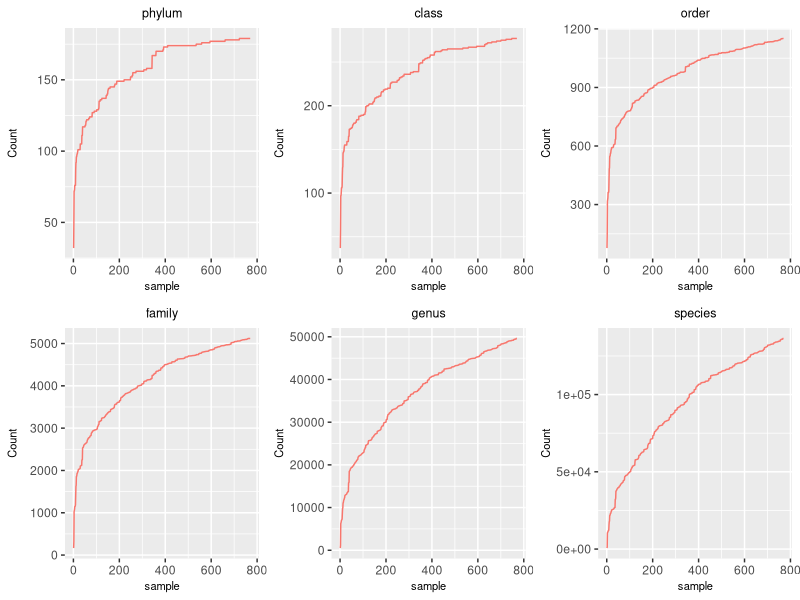

This chart was generated by the following R code:
library(ggplot2)
library(dplyr)
require(gridExtra)
library(grid)
library(cowplot)

dat<-read.table("HGT_count_sample.csv", sep="\t", header=TRUE)
pdf(file="HGT_count_sample_group.pdf", width=7, height=3, onefile=FALSE)

p1 <- ggplot(filter(dat, level %in% 1:1), aes(x = sample, y = HGT_count)) +
  geom_line(aes(color="#F8766D"))+ 
  ylab("Count")+
  ggtitle("phylum")+
  theme(
    plot.title = element_text(size=9, hjust = 0.5),
    axis.title.x = element_text(size=8),
    axis.title.y = element_text(size=8)
  )

p2 <- ggplot(filter(dat, level %in% 2:2), aes(x = sample, y = HGT_count)) +
   geom_line(aes(color="#F8766D"))+ 
   ylab("Count")+
  ggtitle("class")+
  theme(
    plot.title = element_text(size=9, hjust = 0.5),
    axis.title.x = element_text(size=8),
    axis.title.y = element_text(size=8)
  )

p3 <- ggplot(filter(dat, level %in% 3:3), aes(x = sample, y = HGT_count)) +
  geom_line(aes(color="#F8766D"))+ 
  ylab("Count")+
  ggtitle("order")+
  theme(
    plot.title = element_text(size=9, hjust = 0.5),
    axis.title.x = element_text(size=8),
    axis.title.y = element_text(size=8)
  )

p4 <- ggplot(filter(dat, level %in% 4:4), aes(x = sample, y = HGT_count)) +
  geom_line(aes(color="#F8766D"))+ 
  ylab("Count")+
  ggtitle("family")+
  theme(
    plot.title = element_text(size=9, hjust = 0.5),
    axis.title.x = element_text(size=8),
    axis.title.y = element_text(size=8)
  )

p5 <- ggplot(filter(dat, level %in% 5:5), aes(x = sample, y = HGT_count)) +
  geom_line(aes(color="#F8766D"))+ 
  ylab("Count")+
  ggtitle("genus")+
  theme(
    plot.title = element_text(size=9, hjust = 0.5),
    axis.title.x = element_text(size=8),
    axis.title.y = element_text(size=8)
  )

p6 <- ggplot(filter(dat, level %in% 6:6), aes(x = sample, y = HGT_count)) +
  geom_line(aes(color="#F8766D"))+ 
  ylab("Count")+
  ggtitle("species")+
  theme(
    plot.title = element_text(size=9, hjust = 0.5),
    axis.title.x = element_text(size=8),
    axis.title.y = element_text(size=8)
  )





prow <- plot_grid(
  p1 + theme(legend.position="none"),
  p2 + theme(legend.position="none"),
  p3 + theme(legend.position="none"),
  p4 + theme(legend.position="none"),
  p5 + theme(legend.position="none"),
  p6 + theme(legend.position="none"),
  align = 'vh',
  hjust = -1,
  nrow = 2
)


# legend <- get_legend(
#   # create some space to the left of the legend
#   p2 + theme(legend.box.margin = margin(0, 0, 0, 12))
# )

plot_grid(prow, rel_widths = c(3, .4))

dev.off()
